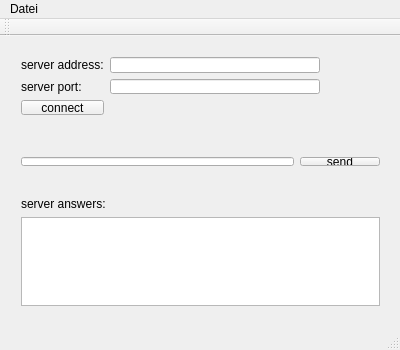
<?xml version="1.0" encoding="UTF-8"?>
<ui version="4.0">
 <class>TcpClientViewer</class>
 <widget class="QMainWindow" name="TcpClientViewer">
  <property name="geometry">
   <rect>
    <x>0</x>
    <y>0</y>
    <width>400</width>
    <height>350</height>
   </rect>
  </property>
  <property name="windowTitle">
   <string>TcpClientViewer</string>
  </property>
  <widget class="QWidget" name="centralWidget">
   <widget class="QWidget" name="gridLayoutWidget">
    <property name="geometry">
     <rect>
      <x>10</x>
      <y>110</y>
      <width>381</width>
      <height>31</height>
     </rect>
    </property>
    <layout class="QGridLayout" name="gridLayout">
     <item row="0" column="1">
      <widget class="QPushButton" name="send_btn">
       <property name="text">
        <string>send</string>
       </property>
      </widget>
     </item>
     <item row="0" column="0">
      <widget class="QLineEdit" name="client_msg_in"/>
     </item>
    </layout>
   </widget>
   <widget class="QWidget" name="gridLayoutWidget_2">
    <property name="geometry">
     <rect>
      <x>10</x>
      <y>150</y>
      <width>381</width>
      <height>131</height>
     </rect>
    </property>
    <layout class="QGridLayout" name="gridLayout_2">
     <item row="0" column="0">
      <widget class="QLabel" name="srv_in_lbl">
       <property name="text">
        <string>server answers:</string>
       </property>
      </widget>
     </item>
     <item row="1" column="0">
      <widget class="QListView" name="srv_answers_view"/>
     </item>
    </layout>
   </widget>
   <widget class="QWidget" name="gridLayoutWidget_3">
    <property name="geometry">
     <rect>
      <x>10</x>
      <y>10</y>
      <width>321</width>
      <height>80</height>
     </rect>
    </property>
    <layout class="QGridLayout" name="gridLayout_3">
     <item row="1" column="1">
      <widget class="QLineEdit" name="srv_port_in"/>
     </item>
     <item row="0" column="1">
      <widget class="QLineEdit" name="srv_addr_in"/>
     </item>
     <item row="1" column="0">
      <widget class="QLabel" name="srv_port_lbl">
       <property name="text">
        <string>server port:</string>
       </property>
      </widget>
     </item>
     <item row="0" column="0">
      <widget class="QLabel" name="srv_addr_lbl">
       <property name="text">
        <string>server address:</string>
       </property>
      </widget>
     </item>
     <item row="2" column="0">
      <widget class="QPushButton" name="server_conn_btn">
       <property name="text">
        <string>connect</string>
       </property>
      </widget>
     </item>
    </layout>
   </widget>
  </widget>
  <widget class="QMenuBar" name="menuBar">
   <property name="geometry">
    <rect>
     <x>0</x>
     <y>0</y>
     <width>400</width>
     <height>19</height>
    </rect>
   </property>
   <widget class="QMenu" name="menuDatei">
    <property name="title">
     <string>Datei</string>
    </property>
    <addaction name="actionBeenden"/>
   </widget>
   <addaction name="menuDatei"/>
  </widget>
  <widget class="QToolBar" name="mainToolBar">
   <attribute name="toolBarArea">
    <enum>TopToolBarArea</enum>
   </attribute>
   <attribute name="toolBarBreak">
    <bool>false</bool>
   </attribute>
  </widget>
  <widget class="QStatusBar" name="statusBar"/>
  <action name="actionBeenden">
   <property name="text">
    <string>Beenden</string>
   </property>
  </action>
 </widget>
 <layoutdefault spacing="6" margin="11"/>
 <resources/>
 <connections/>
</ui>
